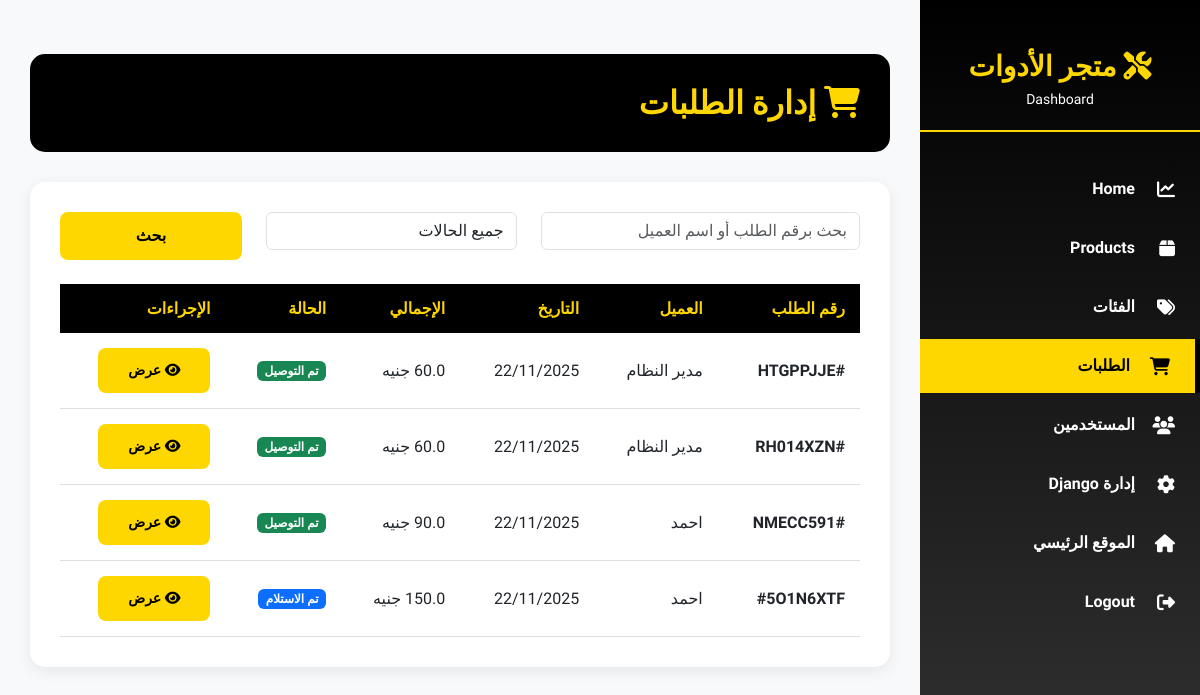
Before: /admin-panel/orders/ (signed in) with the older database file.
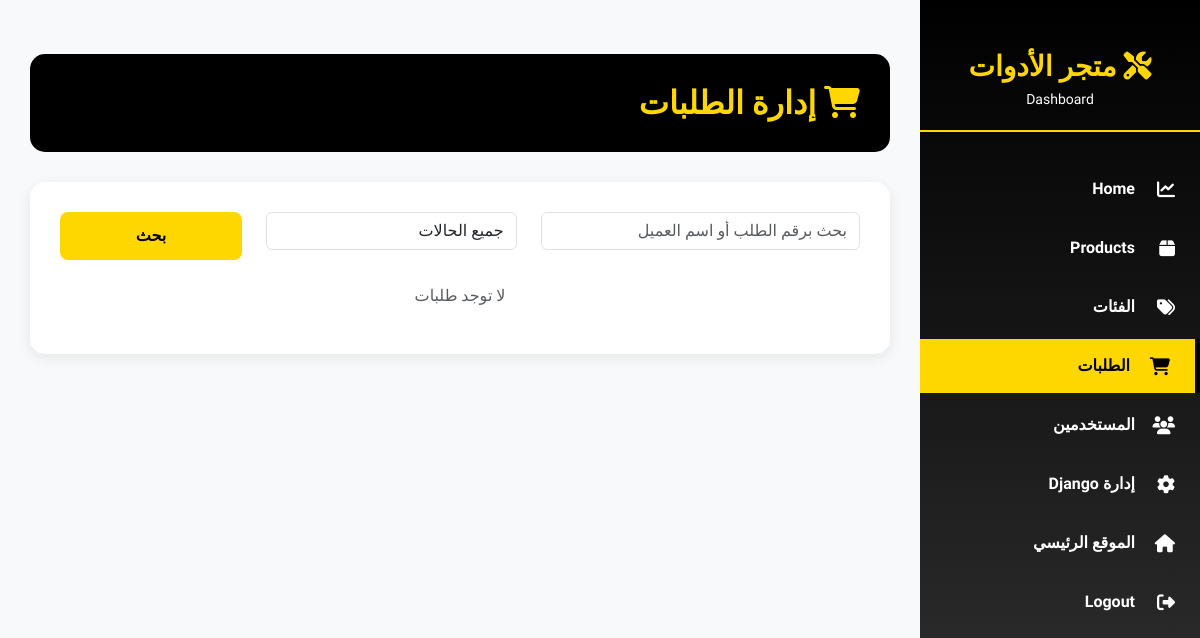
After: the same page with the newer database file.
### orders/models.py (models this page shows, shortened)
class Order(models.Model):
    user = models.ForeignKey(CustomUser, related_name='order_owner', on_delete=models.SET_NULL, blank=True, null=True)
    status = models.CharField(choices=ORDER_STATUS, max_length=20, default='Received')
    code = models.CharField(default=generate_code, max_length=20)
    order_time = models.DateTimeField(default=timezone.now)
    delivery_time = models.DateTimeField(blank=True, null=True)  # Fixed spelling
    coupon = models.ForeignKey('Coupon', related_name='order_coupon', on_delete=models.SET_NULL, blank=True, null=True)
    address = models.ForeignKey(OrderAddress, related_name='orders', on_delete=models.SET_NULL, null=True, blank=True)
    subtotal = models.FloatField('المجموع الفرعي', default=0)
    delivery_fee = models.FloatField('رسوم التوصيل', default=0)
    discount = models.FloatField('الخصم', default=0)
    total = models.FloatField('الإجمالي', blank=True, null=True)
    total_with_coupon = models.FloatField(blank=True, null=True)
    class Meta:
        ordering = ['-order_time']

class OrderAddress(models.Model):
    customer_name = models.CharField('اسم العميل', max_length=200)
    customer_phone = models.CharField('رقم الهات ف', max_length=15)
    customer_email = models.EmailField('البريد الإلكتروني', blank=True)
    governorate = models.CharField('المحافظة', max_length=100)
    city = models.CharField('المدينة', max_length=100, blank=True)
    address_line = models.TextField('العنوان بالتفصيل', max_length=500)
    notes = models.TextField('ملاحظات', blank=True, max_length=500)

### admin_panel/views.py (the view)
# urls.py: path('orders/', views.admin_orders_list, name='orders-list'),
@admin_required
def admin_orders_list(request):
    orders = Order.objects.all().order_by('-order_time')
    status = request.GET.get('status', '')
    if status:
        orders = orders.filter(status=status)
    search = request.GET.get('search', '')
    if search:
        orders = orders.filter(code__icontains=search) | orders.filter(address__customer_name__icontains=search)
    context = {
        'orders': orders,
        'search': search,
        'selected_status': status,
    }
    return render(request, 'admin_panel/orders_list.html', context)

### accounts/custom_context_processor.py (called while the page is built)
def custom_user_context(request):
    if request.user.is_authenticated:
        user = request.user
        return {
            'user': user,
        }
    return {}

### orders/cart_context_processor.py (called while the page is built)
def get_cart_data(request):
    if request.user.is_authenticated:
        cart, created = Cart.objects.get_or_create(user=request.user, status='Inprogress')
        cart_detail = CartDetail.objects.filter(cart=cart)
        return {'cart_data': cart, 'cart_detail_data': cart_detail}
    else:
        return {'cart_data': None, 'cart_detail_data': []}

### admin_panel/templates/admin_panel/orders_list.html (shortened to what this page needs)
{% extends 'admin_panel/base.html' %}
{% load i18n %}
{% block content %}
<div class="page-header">
 <h1>
  <i class="fas fa-shopping-cart">
  </i>
  {% trans "إدارة الطلبات" %}
 </h1>
</div>
<div class="content-card">
 <form class="row mb-4" method="GET">
  <div class="col-md-5">
   <input class="form-control" name="search" placeholder="{% trans "بحث برقم الطلب أو اسم العميل" %}" type="text" value="{{ search }}"/>
  </div>
  <div class="col-md-4">
   <select class="form-control" name="status">
    <option value="">
     {% trans "جميع الحالات" %}
    </option>
   </select>
  </div>
  <div class="col-md-3">
   <button class="btn-admin-primary w-100" type="submit">
    {% trans "بحث" %}
   </button>
  </div>
 </form>
 {% if orders %}
 <table class="admin-table">
  <thead>
   <tr>
    <th>
     {% trans "رقم الطلب" %}
    </th>
    <th>
     {% trans "العميل" %}
    </th>
    <th>
     {% trans "التاريخ" %}
    </th>
    <th>
     {% trans "الإجمالي" %}
    </th>
    <th>
     {% trans "الحالة" %}
    </th>
    <th>
     {% trans "الإجراءات" %}
    </th>
   </tr>
  </thead>
  <tbody>
   {% for order in orders %}
   <tr>
    <td>
     <strong>
      #{{ order.code }}
     </strong>
    </td>
    <td>
     {{ order.address.customer_name|default:"غير محدد" }}
    </td>
    <td>
     {{ order.order_time|date:"d/m/Y" }}
    </td>
    <td>
     {{ order.total }} جنيه
    </td>
    <td>
     {% if order.status == 'Received' %}
     <span class="badge bg-primary">
      {{ order.get_status_display }}
     </span>
     {% elif order.status == 'Processed' %}
     <span class="badge bg-warning">
      {{ order.get_status_display }}
     </span>
     {% elif order.status == 'Shipped' %}
     <span class="badge bg-info">
      {{ order.get_status_display }}
     </span>
     {% elif order.status == 'Delivered' %}
     <span class="badge bg-success">
      {{ order.get_status_display }}
     </span>
     {% endif %}
    </td>
    <td>
     <a class="btn btn-sm btn-admin-primary" href="{% url 'admin_panel:order-detail' order.code %}">
      <i class="fas fa-eye">
      </i>
      {% trans "عرض" %}
     </a>
    </td>
   </tr>
   {% endfor %}
  </tbody>
 </table>
 {% else %}
 <p class="text-center text-muted">
  {% trans "لا توجد طلبات" %}
 </p>
 {% endif %}
</div>
{% endblock %}

### admin_panel/templates/admin_panel/base.html (shortened to what this page needs)
{% load i18n %}
<html dir="rtl" lang="ar">
 <head>
  <link href="https://cdn.jsdelivr.net/npm/bootstrap@5.3.0/dist/css/bootstrap.rtl.min.css" rel="stylesheet"/>
  <link href="https://cdnjs.cloudflare.com/ajax/libs/font-awesome/6.4.0/css/all.min.css" rel="stylesheet"/>
 </head>
 <body>
  <div class="admin-sidebar">
   <div class="sidebar-logo">
    <h3>
     <i class="fas fa-tools">
     </i>
     {% trans "متجر الأدوات" %}
    </h3>
    <p>
     {% trans "لوحة التحكم" %}
    </p>
   </div>
   <ul class="sidebar-menu">
    <li>
     <a class="{% if request.resolver_match.url_name == 'dashboard' %}active{% endif %}" href="{% url 'admin_panel:dashboard' %}">
      <i class="fas fa-chart-line">
      </i>
      {% trans "الرئيسية" %}
     </a>
    </li>
    <li>
     <a class="{% if 'product' in request.resolver_match.url_name %}active{% endif %}" href="{% url 'admin_panel:products-list' %}">
      <i class="fas fa-box">
      </i>
      {% trans "المنتجات" %}
     </a>
    </li>
    <li>
     <a class="{% if 'categor' in request.resolver_match.url_name %}active{% endif %}" href="{% url 'admin_panel:categories-list' %}">
      <i class="fas fa-tags">
      </i>
      {% trans "الفئات" %}
     </a>
    </li>
    <li>
     <a class="{% if 'orders' in request.resolver_match.url_name or 'order-detail' in request.resolver_match.url_name %}active{% endif %}" href="{% url 'admin_panel:orders-list' %}">
      <i class="fas fa-shopping-cart">
      </i>
      {% trans "الطلبات" %}
     </a>
    </li>
    <li>
     <a class="{% if 'users' in request.resolver_match.url_name %}active{% endif %}" href="{% url 'admin_panel:users-list' %}">
      <i class="fas fa-users">
      </i>
      {% trans "المستخدمين" %}
     </a>
    </li>
    <li>
     <a href="{% url 'admin:index' %}">
      <i class="fas fa-cog">
      </i>
      {% trans "إدارة Django" %}
     </a>
    </li>
    <li>
     <a href="{% url 'home' %}">
      <i class="fas fa-home">
      </i>
      {% trans "الموقع الرئيسي" %}
     </a>
    </li>
    <li>
     <a href="{% url 'accounts:logout' %}">
      <i class="fas fa-sign-out-alt">
      </i>
      {% trans "تسجيل الخروج" %}
     </a>
    </li>
   </ul>
  </div>
  <div class="admin-main">
        {% block content %}{% endblock %}
  </div>
 </body>
</html>

### admin_panel/templates/admin_panel/base.html (style rules this page uses)
* { font-family: 'Cairo', sans-serif; }
:root { --primary-yellow: #FFD700; --primary-black: #000000; --dark-gray: #333; --light-gray: #f8f9fa; --sidebar-width: 280px; }
body { background-color: var(--light-gray); }
.admin-sidebar { position: fixed; top: 0; right: 0; width: var(--sidebar-width); height: 100vh; background: linear-gradient(180deg, var(--primary-black) 0%, var(--dark-gray) 100%); padding: 30px 0; overflow-y: auto; z-index: 1000; }
.sidebar-logo { text-align: center; padding: 20px; margin-bottom: 30px; border-bottom: 2px solid var(--primary-yellow); }
.sidebar-logo h3 { color: var(--primary-yellow); font-weight: 900; margin: 0; }
.sidebar-logo p { color: #fff; font-size: 14px; margin: 5px 0 0 0; }
.sidebar-menu { list-style: none; padding: 0; margin: 0; }
.sidebar-menu li { margin-bottom: 5px; }
.sidebar-menu a { display: flex; align-items: center; gap: 15px; padding: 15px 25px; color: #fff; text-decoration: none; transition: all 0.3s ease; font-weight: 600; }
.sidebar-menu a:hover, .sidebar-menu a.active { background-color: var(--primary-yellow); color: var(--primary-black); border-right: 5px solid var(--primary-black); }
.sidebar-menu i { font-size: 18px; width: 25px; }
.admin-main { margin-right: var(--sidebar-width); min-height: 100vh; padding: 30px; }
.page-header { background: var(--primary-black); color: var(--primary-yellow); padding: 30px; border-radius: 15px; margin-bottom: 30px; }
.page-header h1 { margin: 0; font-size: 32px; font-weight: 900; }
.content-card { background: #fff; border-radius: 15px; padding: 30px; box-shadow: 0 4px 15px rgba(0, 0, 0, 0.08); margin-bottom: 25px; }
.btn-admin-primary { background-color: var(--primary-yellow); color: var(--primary-black); border: none; font-weight: 700; padding: 12px 30px; border-radius: 8px; transition: all 0.3s ease; }

Changed rows visible on the page:
removed Order: code "HTGPPJJE", address.customer_name "مدير النظام", order_time "22/11/2025", status "تم التوصيل"
removed Order: code "RH014XZN", address.customer_name "مدير النظام", order_time "22/11/2025", status "تم التوصيل"
removed Order: code "NMECC591", address.customer_name "احمد", order_time "22/11/2025", total "90.0", status "تم التوصيل"
removed Order: code "5O1N6XTF", address.customer_name "احمد", order_time "22/11/2025", status "تم الاستلام"
Other visible differences:
text no longer shown: "رقم الطلب العميل التاريخ الإجمالي الحالة الإجراءات"
text now shown: "لا توجد طلبات"
